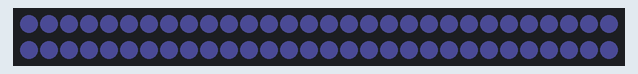
This sketch was run on a simulated Arduino Uno, built with avr-gcc and run on an emulated ATmega328P. Shown: 60 RGB LEDs in strip order, left to right, continuing on the next row. Dim RGB values are drawn brighter than linear.

Above: at 1.61 s.
At 3.24 s:
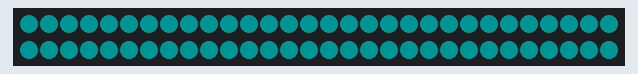
At 6.3 s:
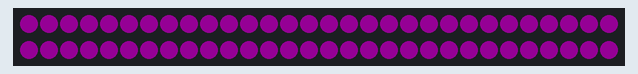

The sketch:

ws2812_music.ino
```cpp
#include <FastLED.h>

#define LED_PIN     8     //我的LED信号线IN接在8引脚
#define NUM_LEDS    60    //我的灯带一共级联了12颗LED
CRGB leds[NUM_LEDS];

void setup() {
  FastLED.addLeds<WS2812, LED_PIN, GRB>(leds, NUM_LEDS);
  FastLED.setBrightness(20);  //可以设置全局亮度，调低亮度不刺眼
}

void loop(){
  for( int colorStep=0; colorStep<256; colorStep++ ) {

      int g = colorStep; //Redness starts at zero and goes up to full
      int r = 255-colorStep; //Blue starts at full and goes down to zero
      int b = 255;             //No green needed to go from blue to red

     //Now loop though each of the LEDs and set each one to the current color

      for(int x = 0; x < NUM_LEDS; x++){
          leds[x] = CRGB(r,g,b);
      }


      FastLED.show();

      delay(10);
  }

  for( int colorStep=0; colorStep<256; colorStep++ ) {

      int r = colorStep; //Redness starts at zero and goes up to full
      int g = 255-colorStep; //Blue starts at full and goes down to zero
      int b = 255;             //No green needed to go from blue to red

     //Now loop though each of the LEDs and set each one to the current color

      for(int x = 0; x < NUM_LEDS; x++){
          leds[x] = CRGB(r,g,b);
      }


      FastLED.show();

      delay(10);
   }

  for(int i=0;i<60;i++){
    leds[i]=CRGB(255,0,255);
  }
  FastLED.show();
  delay(10000000000000);
}
```
